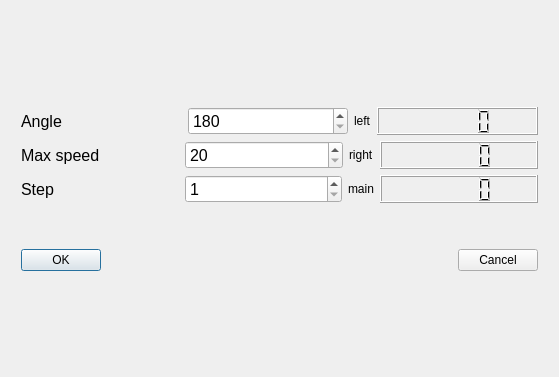
<?xml version="1.0" encoding="UTF-8"?>
<ui version="4.0">
 <class>Dialog</class>
 <widget class="QDialog" name="Dialog">
  <property name="windowModality">
   <enum>Qt::WindowModal</enum>
  </property>
  <property name="geometry">
   <rect>
    <x>0</x>
    <y>0</y>
    <width>559</width>
    <height>377</height>
   </rect>
  </property>
  <property name="windowTitle">
   <string>Settings</string>
  </property>
  <layout class="QVBoxLayout" name="verticalLayout_2">
   <item>
    <spacer name="verticalSpacer_2">
     <property name="orientation">
      <enum>Qt::Vertical</enum>
     </property>
     <property name="sizeHint" stdset="0">
      <size>
       <width>20</width>
       <height>40</height>
      </size>
     </property>
    </spacer>
   </item>
   <item>
    <layout class="QVBoxLayout" name="verticalLayout">
     <property name="leftMargin">
      <number>10</number>
     </property>
     <property name="rightMargin">
      <number>10</number>
     </property>
     <item>
      <layout class="QHBoxLayout" name="horizontalLayout">
       <item>
        <widget class="QLabel" name="label_Angle">
         <property name="font">
          <font>
           <pointsize>12</pointsize>
          </font>
         </property>
         <property name="text">
          <string>Angle</string>
         </property>
        </widget>
       </item>
       <item>
        <widget class="QSpinBox" name="spinBox_Angle">
         <property name="font">
          <font>
           <pointsize>12</pointsize>
          </font>
         </property>
         <property name="minimum">
          <number>180</number>
         </property>
         <property name="maximum">
          <number>360</number>
         </property>
        </widget>
       </item>
       <item>
        <widget class="QLabel" name="label">
         <property name="sizePolicy">
          <sizepolicy hsizetype="Maximum" vsizetype="Preferred">
           <horstretch>0</horstretch>
           <verstretch>0</verstretch>
          </sizepolicy>
         </property>
         <property name="text">
          <string>left</string>
         </property>
        </widget>
       </item>
       <item>
        <widget class="QLCDNumber" name="lcd_left_button"/>
       </item>
      </layout>
     </item>
     <item>
      <layout class="QHBoxLayout" name="horizontalLayout_2">
       <item>
        <widget class="QLabel" name="label_MaxSpeed">
         <property name="font">
          <font>
           <pointsize>12</pointsize>
          </font>
         </property>
         <property name="text">
          <string>Max speed</string>
         </property>
        </widget>
       </item>
       <item>
        <widget class="QSpinBox" name="spinBox_MaxSpeed">
         <property name="font">
          <font>
           <pointsize>12</pointsize>
          </font>
         </property>
         <property name="minimum">
          <number>20</number>
         </property>
         <property name="maximum">
          <number>400</number>
         </property>
        </widget>
       </item>
       <item>
        <widget class="QLabel" name="label_2">
         <property name="sizePolicy">
          <sizepolicy hsizetype="Maximum" vsizetype="Preferred">
           <horstretch>0</horstretch>
           <verstretch>0</verstretch>
          </sizepolicy>
         </property>
         <property name="text">
          <string>right</string>
         </property>
        </widget>
       </item>
       <item>
        <widget class="QLCDNumber" name="lcd_right_button"/>
       </item>
      </layout>
     </item>
     <item>
      <layout class="QHBoxLayout" name="horizontalLayout_3">
       <item>
        <widget class="QLabel" name="label_Step">
         <property name="font">
          <font>
           <pointsize>12</pointsize>
          </font>
         </property>
         <property name="text">
          <string>Step</string>
         </property>
        </widget>
       </item>
       <item>
        <widget class="QSpinBox" name="spinBox_Step">
         <property name="font">
          <font>
           <pointsize>12</pointsize>
          </font>
         </property>
         <property name="minimum">
          <number>1</number>
         </property>
         <property name="maximum">
          <number>100</number>
         </property>
        </widget>
       </item>
       <item>
        <widget class="QLabel" name="label_3">
         <property name="sizePolicy">
          <sizepolicy hsizetype="Maximum" vsizetype="Preferred">
           <horstretch>0</horstretch>
           <verstretch>0</verstretch>
          </sizepolicy>
         </property>
         <property name="text">
          <string>main</string>
         </property>
        </widget>
       </item>
       <item>
        <widget class="QLCDNumber" name="lcd_main_button"/>
       </item>
      </layout>
     </item>
     <item>
      <spacer name="verticalSpacer">
       <property name="orientation">
        <enum>Qt::Vertical</enum>
       </property>
       <property name="sizeHint" stdset="0">
        <size>
         <width>20</width>
         <height>40</height>
        </size>
       </property>
      </spacer>
     </item>
     <item>
      <layout class="QHBoxLayout" name="horizontalLayout_4">
       <item>
        <widget class="QPushButton" name="pushButton_OK">
         <property name="text">
          <string>OK</string>
         </property>
        </widget>
       </item>
       <item>
        <spacer name="horizontalSpacer">
         <property name="orientation">
          <enum>Qt::Horizontal</enum>
         </property>
         <property name="sizeHint" stdset="0">
          <size>
           <width>40</width>
           <height>20</height>
          </size>
         </property>
        </spacer>
       </item>
       <item>
        <widget class="QPushButton" name="pushButton_Cancel">
         <property name="text">
          <string>Cancel</string>
         </property>
        </widget>
       </item>
      </layout>
     </item>
    </layout>
   </item>
   <item>
    <spacer name="verticalSpacer_3">
     <property name="orientation">
      <enum>Qt::Vertical</enum>
     </property>
     <property name="sizeHint" stdset="0">
      <size>
       <width>20</width>
       <height>40</height>
      </size>
     </property>
    </spacer>
   </item>
  </layout>
 </widget>
 <resources/>
 <connections/>
</ui>
